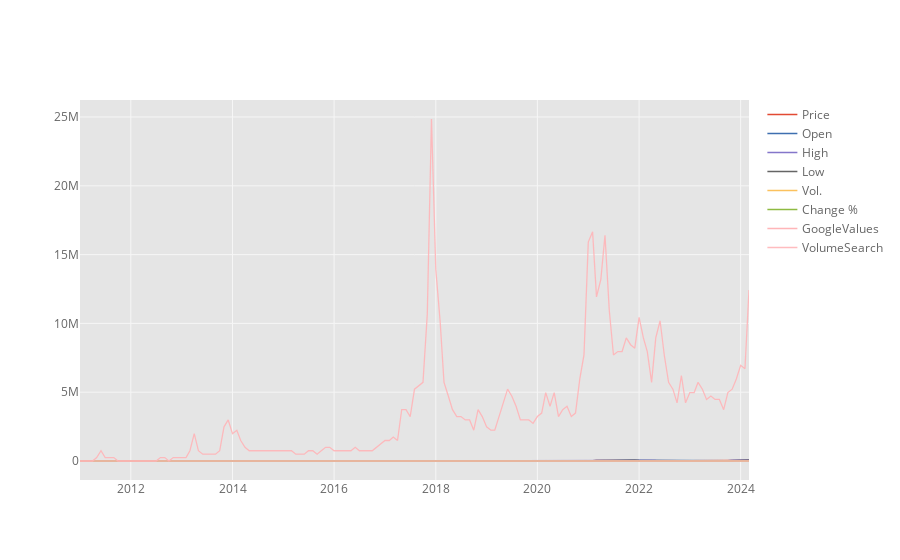

Here is the notebook cell this chart was saved with:
### Code cell
mergeBtcGoogle.iplot()

### Figure 1 — Plotly figure (JSON) as saved in the notebook; plotly's stock layout.template omitted (floating-point values rounded to 4 significant figures; data arrays with more than 128 entries replaced by an {"elided": "..."} marker saying what was removed)
{"data": [{"line": {"color": "rgba(226, 74, 51, 1.0)", "dash": "solid", "shape": "linear", "width": 1.3}, "mode": "lines", "name": "Price", "text": "", "type": "scatter", "x": {"elided": "159 str values"}, "y": {"elided": "159 float values"}}, {"line": {"color": "rgba(62, 111, 176, 1.0)", "dash": "solid", "shape": "linear", "width": 1.3}, "mode": "lines", "name": "Open", "text": "", "type": "scatter", "x": {"elided": "159 str values"}, "y": {"elided": "159 float values"}}, {"line": {"color": "rgba(132, 118, 202, 1.0)", "dash": "solid", "shape": "linear", "width": 1.3}, "mode": "lines", "name": "High", "text": "", "type": "scatter", "x": {"elided": "159 str values"}, "y": {"elided": "159 float values"}}, {"line": {"color": "rgba(101, 101, 101, 1.0)", "dash": "solid", "shape": "linear", "width": 1.3}, "mode": "lines", "name": "Low", "text": "", "type": "scatter", "x": {"elided": "159 str values"}, "y": {"elided": "159 float values"}}, {"line": {"color": "rgba(251, 193, 94, 1.0)", "dash": "solid", "shape": "linear", "width": 1.3}, "mode": "lines", "name": "Vol.", "text": "", "type": "scatter", "x": {"elided": "159 str values"}, "y": {"elided": "159 float values"}}, {"line": {"color": "rgba(142, 186, 66, 1.0)", "dash": "solid", "shape": "linear", "width": 1.3}, "mode": "lines", "name": "Change %", "text": "", "type": "scatter", "x": {"elided": "159 str values"}, "y": {"elided": "159 float values"}}, {"line": {"color": "rgba(255, 181, 184, 1.0)", "dash": "solid", "shape": "linear", "width": 1.3}, "mode": "lines", "name": "GoogleValues", "text": "", "type": "scatter", "x": {"elided": "159 str values"}, "y": {"elided": "159 int values"}}, {"line": {"color": "rgba(255, 181, 184, 0.8999999999999999)", "dash": "solid", "shape": "linear", "width": 1.3}, "mode": "lines", "name": "VolumeSearch", "text": "", "type": "scatter", "x": {"elided": "159 str values"}, "y": {"elided": "159 int values"}}], "layout": {"legend": {"bgcolor": "#FFFFFF", "font": {"color": "#666666"}}, "paper_bgcolor": "#FFFFFF", "plot_bgcolor": "#E5E5E5", "title": {"font": {"color": "#151516"}}, "xaxis": {"gridcolor": "#F6F6F6", "showgrid": true, "tickfont": {"color": "#666666"}, "title": {"font": {"color": "#666666"}, "text": ""}, "zerolinecolor": "#F6F6F6"}, "yaxis": {"gridcolor": "#F6F6F6", "showgrid": true, "tickfont": {"color": "#666666"}, "title": {"font": {"color": "#666666"}, "text": ""}, "zerolinecolor": "#F6F6F6"}}}
